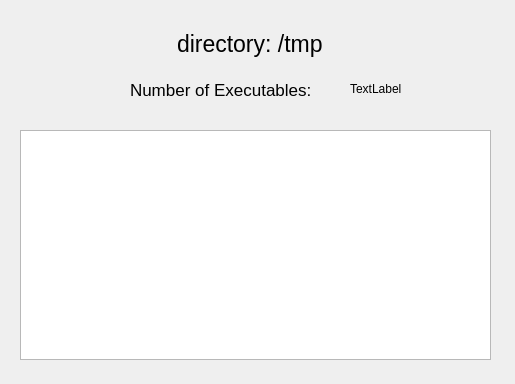
<?xml version="1.0" encoding="UTF-8"?>
<ui version="4.0">
 <class>CheckSecurityThreats</class>
 <widget class="QDialog" name="CheckSecurityThreats">
  <property name="geometry">
   <rect>
    <x>0</x>
    <y>0</y>
    <width>515</width>
    <height>384</height>
   </rect>
  </property>
  <property name="windowTitle">
   <string>Dialog</string>
  </property>
  <widget class="QLabel" name="tempDirLabel">
   <property name="geometry">
    <rect>
     <x>177</x>
     <y>30</y>
     <width>311</width>
     <height>27</height>
    </rect>
   </property>
   <property name="font">
    <font>
     <pointsize>17</pointsize>
    </font>
   </property>
   <property name="text">
    <string>directory: /tmp</string>
   </property>
  </widget>
  <widget class="QTableView" name="threatsTableView">
   <property name="geometry">
    <rect>
     <x>20</x>
     <y>130</y>
     <width>471</width>
     <height>230</height>
    </rect>
   </property>
   <attribute name="horizontalHeaderStretchLastSection">
    <bool>true</bool>
   </attribute>
  </widget>
  <widget class="QLabel" name="securityThreatsCountLabel">
   <property name="geometry">
    <rect>
     <x>350</x>
     <y>80</y>
     <width>70</width>
     <height>17</height>
    </rect>
   </property>
   <property name="text">
    <string>TextLabel</string>
   </property>
  </widget>
  <widget class="QLabel" name="numExecutablesTitleLabel">
   <property name="geometry">
    <rect>
     <x>130</x>
     <y>80</y>
     <width>201</width>
     <height>20</height>
    </rect>
   </property>
   <property name="font">
    <font>
     <pointsize>13</pointsize>
    </font>
   </property>
   <property name="text">
    <string>Number of Executables:</string>
   </property>
  </widget>
 </widget>
 <resources/>
 <connections/>
</ui>
